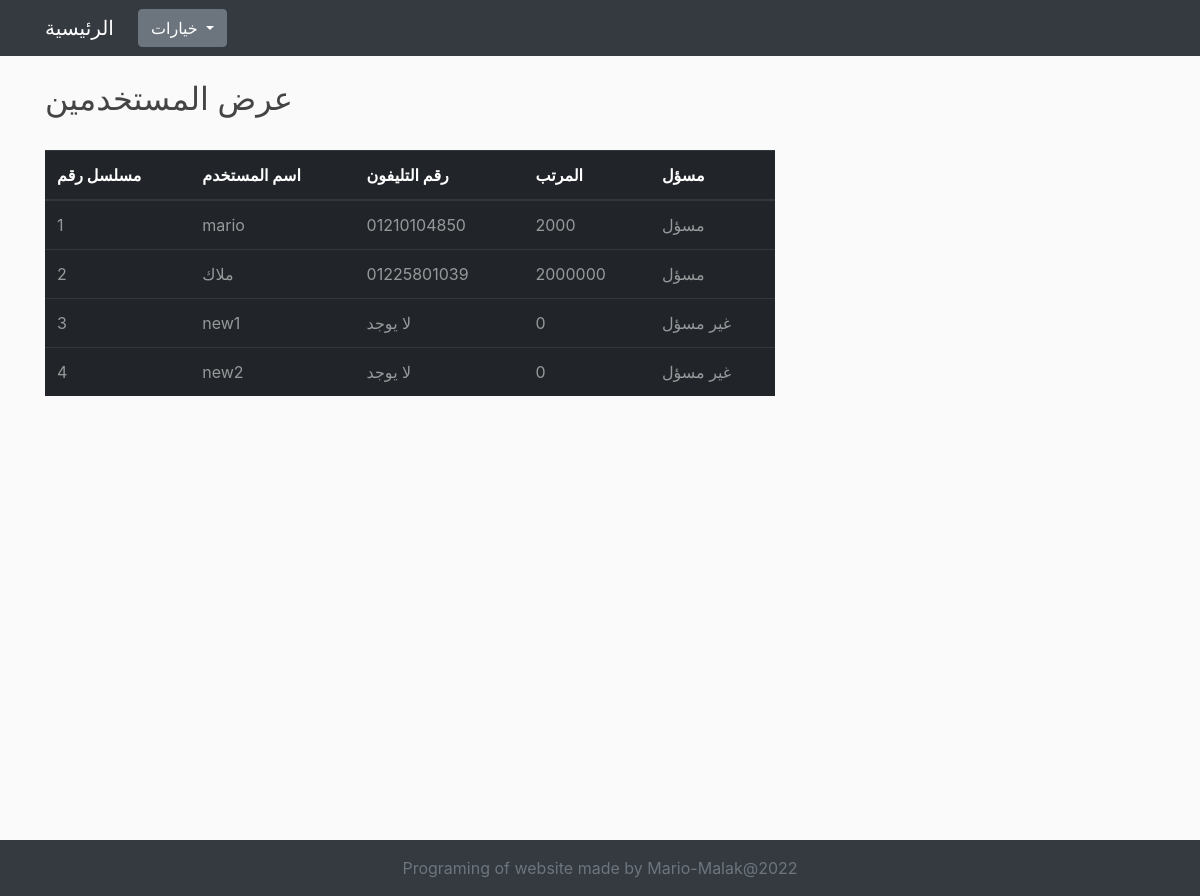
Before: /user_display (signed in) with the older database file.
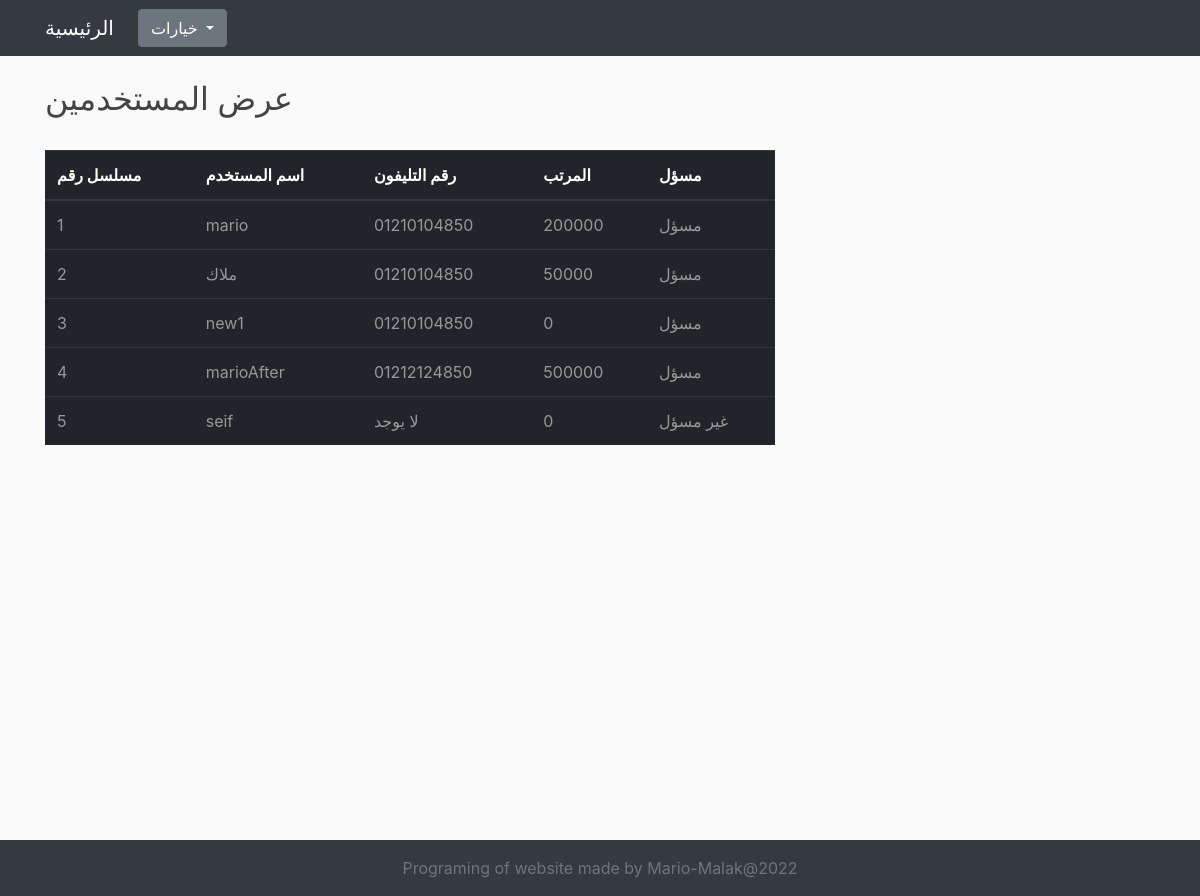
After: the same page with the newer database file.
### Market/User/models.py (models this page shows, shortened)
class User(db.Model, UserMixin):
    id = db.Column(db.Integer, primary_key=True)
    name = db.Column(db.String(40), nullable= False)
    password = db.Column(db.String(40), nullable = False)
    phone_num = db.Column(db.String(11), nullable= True)
    salary = db.Column(db.Integer, nullable=True)
    admin = db.Column(db.BOOLEAN, nullable= True, default= False)
    his_money = db.Column(db.Integer, nullable= True, default= 0)
    def IsAdmin(self):
        if self.admin:
            return True
        else:
            return False

### Market/User/routes.py (the view, shortened to what this page needs)
    def checkit():
        try:
            user_ = User.query.filter_by(id = current_user.id).first()
        except:
            flash("انت لم تسجل بعد", "warning")
            return redirect(url_for("user.login"))
        else:
            if user_:
                if user_.IsAdmin():
                    return func()
                else:
                    n = Notification(notification_name=f"""لقد حاول المستخدم {user_.name} الدخول الي الصفحات المخصصة للمسؤل فقد و النظام منعه""", user_id = current_user.id)
                    db.session.add(n)
                    db.session.commit()
                    flash("انت لست مسؤل", "warning")
                    return redirect(url_for("user.login"))

### Market/User/models.py (called while the page is built)
@login_manger.user_loader
def load_user(user_id):
    return User.query.get(int(user_id))

### Market/User/routes.py (called while the page is built, shortened)
def current_user_is_admin(func):
    def checkit():
        try:
            user_ = User.query.filter_by(id = current_user.id).first()
        except:
            flash("انت لم تسجل بعد", "warning")
            return redirect(url_for("user.login"))
        else:
            if user_:
                if user_.IsAdmin():
                    return func()
                else:
                    n = Notification(notification_name=f"""لقد حاول المستخدم {user_.name} الدخول الي الصفحات المخصصة للمسؤل فقد و النظام منعه""", user_id = current_user.id)
                    db.session.add(n)
                    db.session.commit()
                    flash("انت لست مسؤل", "warning")
                    return redirect(url_for("user.login"))
    return checkit

@user.route("/user_display", endpoint= "user_display")
@current_user_is_admin
def user_display():
    users = User.query.all()
    list_of_users = []
    counter = 0
    for user_ in users:
        counter += 1
        list_user = [user_, counter]
        list_of_users.append(list_user)
    n = Notification(notification_name=f"تم عرض بيانات المستخدمين من قبل المستخدم المسؤل {current_user.name}", user_id=current_user.id)
    db.session.add(n)
    return render_template("user_templates/user_display.html", users = list_of_users, page_title ="عرض المستخدمين")

### Market/templates/user_templates/user_display.html
{% extends 'main/base.html' %}
{% block body %}
    <table class="table table-hover table-dark">
      <thead>
        <tr>
          <th scope="col">مسلسل رقم</th>
          <th scope="col">اسم المستخدم</th>
          <th scope="col">رقم التليفون</th>
          <th scope="col">المرتب</th>
          <th scope="col">مسؤل</th>
        </tr>
      </thead>
      <tbody>
      {% for user in users %}
          <tr>
            <td> <a href="{{ url_for("user.user_info", user_id = user[0].id) }}"> {{ user[1] }} </a> </td>
            <td> <a href="{{ url_for("user.user_info", user_id = user[0].id) }}"> {{ user[0].name }} </a> </td>
            {% if user[0].phone_num == "" %}
               <td> <a href="{{ url_for("user.user_info", user_id = user[0].id) }}"> لا يوجد</a> </td>
            {% else %}
               <td> <a href="{{ url_for("user.user_info", user_id = user[0].id) }}"> {{ user[0].phone_num }} </a> </td>
            {% endif %}
               <td> <a href="{{ url_for("user.user_info", user_id = user[0].id) }}"> {{ user[0].salary }} </a> </td>
            {% if user[0].admin %}
                <td> <a href="{{ url_for("user.user_info", user_id = user[0].id) }}"> مسؤل </a> </td>
            {% else %}
                <td> <a href="{{ url_for("user.user_info", user_id = user[0].id) }}">غير مسؤل </a> </td>
            {% endif %}
        </tr>
      {% endfor %}
      </tbody>
    </table>
{% endblock %}

### Market/templates/main/base.html (shortened to what this page needs)
<!DOCTYPE html>
<html>
    <head>
        <link rel="stylesheet" href="https://maxcdn.bootstrapcdn.com/bootstrap/4.0.0/css/bootstrap.min.css">
        <link rel="stylesheet" type="text/css" href="{{ url_for('static', filename='master_mario.css') }}">
    </head>
    <body>
        <div id="page-container">
            <header class="site-header">
            <nav class="navbar navbar-expand-md navbar-dark bg-dark fixed-top" style="background-color: rgba(0,0,0,0.7)">
                <div class="container">
                  {% block login_page %}
                      <a class="navbar-brand mr-4" href="{{ url_for("main.home") }}">الرئيسية</a>
                      <div class="collapse navbar-collapse" id="navbarToggle">
                            <div class="dropdown">
                                <button class="btn btn-secondary dropdown-toggle" type="button" id="dropdownMenuButton" data-toggle="dropdown" aria-haspopup="true" aria-expanded="false">
                                    خيارات
                                </button>
                            </div>
                {% endblock %}
              </div>
            </div>
          </nav>
        </header>
            <div id="content-wrap">
                <main role="main" class="container">
                    <div class="row" >
                        <div class="col-md-8">
                            {% if page_title %}
                                <div class = "page-header">
                                    <h2>{{ page_title }}</h2>
                                </div>
                                <br>
                            {% endif %}
                            {% block body %}
                            {% endblock %}
                        </div>
                    </div>
                </main>
            </div>
            <footer class="bg-dark text-center text-white" id="footer">
                <div class="bg-dark py-2">
                    <div class="container text-center">
                        <p class="text-muted mb-0 py-2">Programing of website made by Mario-Malak@2022</p>
                    </div>
                </div>
            </footer>
        </div>
</body>
</html>

### Market/static/master_mario.css (style rules this page uses)
body { background: #fafafa; color: #333333; margin-top: 5rem; }
h1, h2, h3, h4, h5, h6 { color: #444444; }
div a { text-decoration-line: none; color: rgba(255, 255, 255, 0.53); }
#page-container { position: relative; min-height: 100vh; }
#content-wrap { padding-bottom: 2.5rem; }
#footer { position: absolute; bottom: 0; width: 100%; height: 2.5rem; }

Changed rows visible on the page:
changed User "mario": salary "2000" → "200000"
changed User "ملاك": phone_num "01225801039" → "01210104850"; salary "2000000" → "50000"
changed User "new1": phone_num (not shown) → "01210104850"; admin "غير مسؤل" → "مسؤل"; no longer shows "لا يوجد"
changed User id 4: name "new2" → "marioAfter"; phone_num (not shown) → "01212124850"; salary "0" → "500000"; admin "غير مسؤل" → "مسؤل"; no longer shows "لا يوجد"
added User: id "5", name "seif", salary "0"
